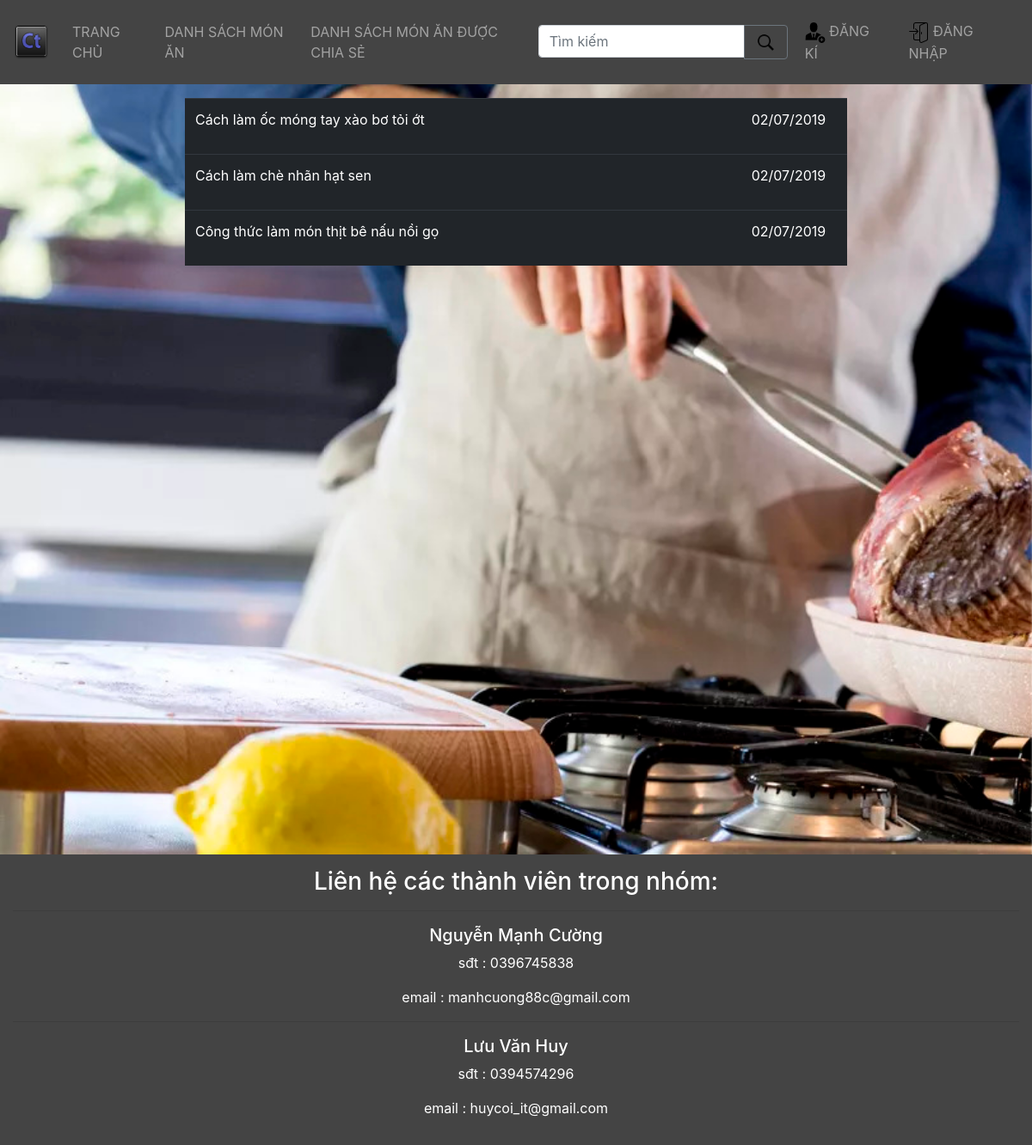
Screenshot of /food_list/ with the database file from the repository.
### blog/models.py (models this page shows, shortened)
class PostModel(models.Model):
    id              = models.BigAutoField(primary_key=True)
    active          = models.BooleanField(default=True) # trống trong cơ sở dữ liệu
    title           = models.CharField(
                            max_length=240,
                            verbose_name='Tiêu Đề:',
                            unique=True,
                            error_messages={
                                "unique": "Tiêu đề này không phải là duy nhất, vui lòng thử lại.",
                                "blank": "Trường này là bắt buộc, vui lòng thử lại."
                            },
                            help_text='Tiêu đề phải là duy nhất.')
    slug            = models.SlugField(null=True, blank=True, )
    img             = models.ImageField(null=True, blank=True, upload_to='blog/', verbose_name='Ảnh:')
    content         = models.TextField(null=True, blank=True, verbose_name='Nội Dung:')
    kind            = models.CharField(max_length=120, choices=PUBLISH_CHOICES, verbose_name='Kiểu Bài Đăng:')
    view_count      = models.IntegerField(default=0, verbose_name='Lượt Xem:')
    publish_date    = models.DateField(auto_now=False, auto_now_add=False, default=timezone.now, verbose_name='Ngày Xuất Bản:')
    author          = models.ForeignKey(settings.AUTH_USER_MODEL, on_delete= models.CASCADE, verbose_name='Người Đăng Bài:', related_name='author_blog1')
    updated         = models.DateTimeField(auto_now=True)
    timestamp       = models.DateTimeField(auto_now_add=True)
    objects = PostModelManager()
    other = PostModelManager()
    class Meta:
        verbose_name = 'Bài Đăng'
        verbose_name_plural = 'Bài Đăng'

### blog/views.py (the view)
# urls.py: url(r'^food_list/$', food_list, name='food_list'),
def food_list(request):
    query = request.GET.get("q", None)
    qs = PostModel.objects.all().order_by('-publish_date').filter(kind="food_list")
    paginator = Paginator(qs, 12)
    page = request.GET.get('page')
    try:
        items = paginator.page(page)
    except PageNotAnInteger:
        items = paginator.page(1)
    except EmptyPage:
        items = paginator.page(paginator.num_pages)
    index = items.number - 1
    max_index = len(paginator.page_range)
    start_index = index - 5 if index >= 5 else 0
    end_index = index + 5 if index <= max_index - 5 else max_index
    page_range = paginator.page_range[start_index:end_index]
    if query is not None:
        qs = qs.filter(
                Q(title__icontains=query) |
                Q(content__icontains=query) |
                Q(slug__icontains=query)
                )
    context = {
        "object_list": qs,
        "items": items,
        "page_range": page_range,
    }
    template = "blog/food_list.html"
    return render(request, template, context)

### blog/models.py (called while the page is built)
    def active(self):
        return self.filter(active=True)

    def get_queryset(self):
        return PostModelQuerySet(self.model, using=self._db)

    def all(self, *args, **kwargs):
        qs = self.get_queryset().active()
        return qs

### templates/blog/food_list.html (shortened to what this page needs)
{% extends "page/page.html" %}
{% block content %}
    <table class="table table-hover table-dark">
        <tbody>
            {% for i in items %}
                <tr>
                    <td>
                        <a class="text-white" href="/blog/{{ i.id }}/" style="text-decoration: none;">
                            <div class="row">
                                <div class="col-8 col-sm-8 col-md-10">{{ i.title }}</div>
                                <div class="col-4 col-sm-4 col-md-2"><p>{{ i.timestamp | date:"d/m/Y" }}</p></div>
                            </div>
                        </a>
                    </td>
                </tr>
            {% empty %}
                <li>Không có dữ liệu.</li>
            {% endfor %}
        </tbody>
    </table>
    <br />
{% endblock %}

### rows the page displays
PostModel: title "Cách làm ốc móng tay xào bơ tỏi ớt", timestamp "02/07/2019"
PostModel: title "Cách làm chè nhãn hạt sen", timestamp "02/07/2019"
PostModel: title "Công thức làm món thịt bê nấu nồi gọ", timestamp "02/07/2019"
